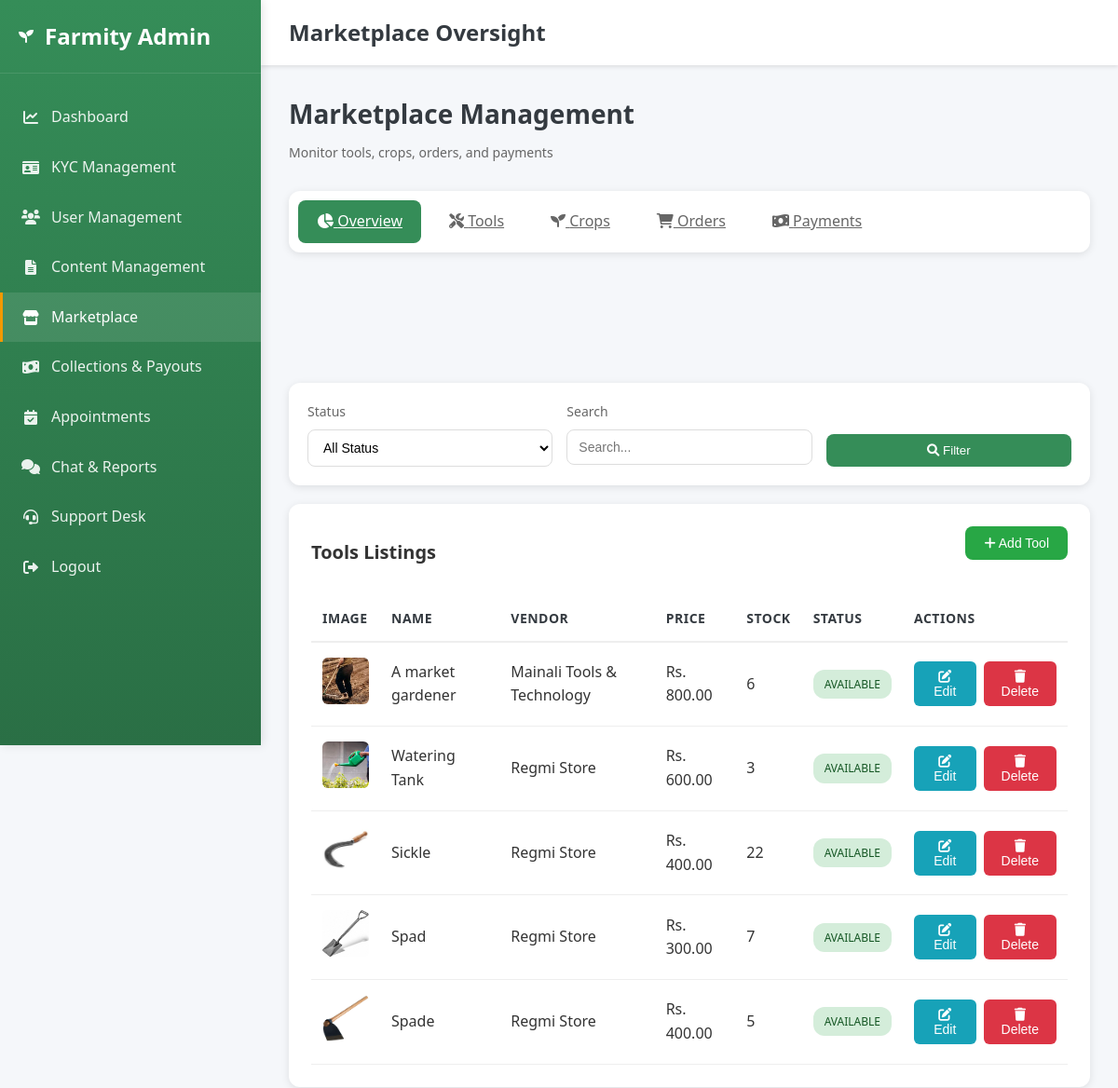
The page /admin-dashboard/marketplace/ (signed in, upper part) on the database as committed earlier.
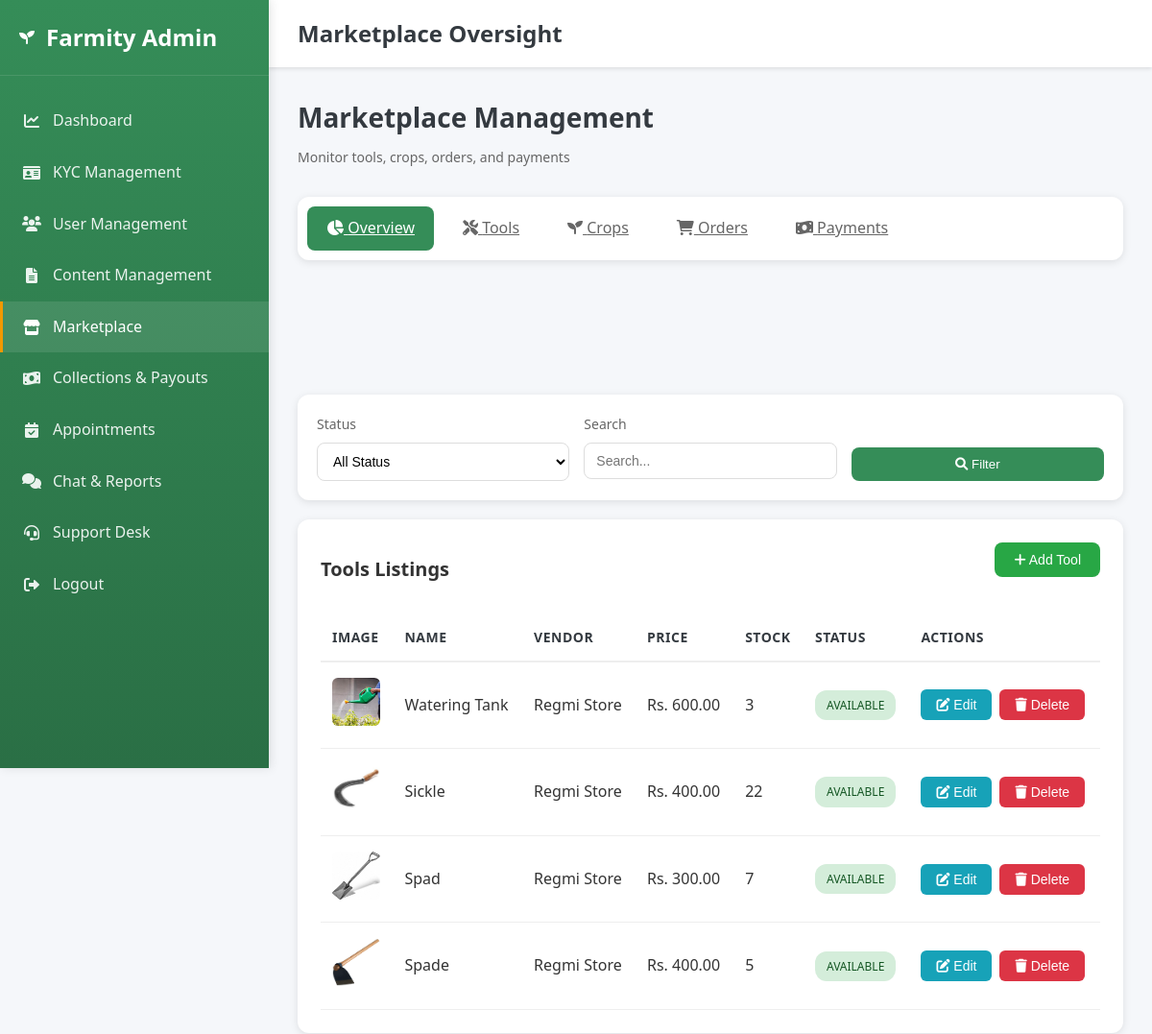
The same page on the database as committed later.
### accounts/models.py (models this page shows, shortened)
class VendorTool(models.Model):
    vendor = models.ForeignKey(VendorProfile, on_delete=models.CASCADE, related_name='tools')
    name = models.CharField(max_length=255)
    description = models.TextField(blank=True, null=True)
    stock_quantity = models.PositiveIntegerField(default=0)
    price = models.DecimalField(max_digits=12, decimal_places=2)
    image = models.ImageField(upload_to='tool_images/', blank=True, null=True)
    is_available = models.BooleanField(default=True)
    created_at = models.DateTimeField(auto_now_add=True)
    class Meta:
        ordering = ('-created_at',)

class VendorProfile(models.Model):
    user = models.OneToOneField(User, on_delete=models.CASCADE, related_name='vendor_profile')
    company_name = models.CharField(max_length=255, blank=True, null=True)
    logo = models.ImageField(upload_to='vendor_logos/', blank=True, null=True)
    address = models.TextField(blank=True, null=True)
    contact = models.CharField(max_length=20, blank=True, null=True)
    website = models.URLField(max_length=255, blank=True, null=True)
    business_type = models.CharField(max_length=100, blank=True, null=True, help_text="e.g., Equipment supplier, Seeds & fertilizers")
    description = models.TextField(blank=True, null=True, help_text="Business description")
    previous_released_amount = models.DecimalField(
        max_digits=12, decimal_places=2, default=0, blank=True,
        help_text="Earnings already released by admin before system tracking (e.g. 300)"
    )

class User(AbstractBaseUser, PermissionsMixin):
    ROLE_CHOICES = (
        ('admin', 'Admin'),
        ('buyer', 'Buyer'),
        ('farmer', 'Farmer'),
        ('agricultural_expert', 'Agricultural Expert'),
        ('vendor', 'Vendor'),
    )
    GENDER_CHOICES = (
        ('male', 'Male'),
        ('female', 'Female'),
        ('other', 'Other'),
    )
    email = models.EmailField(unique=True)
    phone = models.CharField(max_length=10, unique=True, blank=True, null=True)
    gender = models.CharField(max_length=10, choices=GENDER_CHOICES, blank=True, null=True)
    role = models.CharField(max_length=20, choices=ROLE_CHOICES, default='buyer')
    is_active = models.BooleanField(default=True)
    email_verified = models.BooleanField(default=False)
    is_verified = models.BooleanField(default=False)
    is_staff = models.BooleanField(default=False)
    date_joined = models.DateTimeField(auto_now_add=True)
    objects = UserManager()
    USERNAME_FIELD = 'email'
    REQUIRED_FIELDS = []

### accounts/views.py (the view, shortened to what this page needs)
# urls.py: path('admin-dashboard/marketplace/', admin_marketplace_oversight, name='admin_marketplace_oversight'),
@login_required
def admin_marketplace_oversight(request):
    if request.user.role != 'admin':
        return _redirect_to_role_home_response(request.user)
    section = request.GET.get('section', 'overview')  # 'overview', 'tools', 'crops', 'orders', 'payments'
    status_filter = request.GET.get('status', 'all')
    search_query = request.GET.get('search', '').strip()
    context = {}
    context['farmers'] = FarmerProfile.objects.select_related('user').all()
    context['vendors'] = VendorProfile.objects.select_related('user').all()
    if section == 'overview' or section == 'tools':
        tools = VendorTool.objects.select_related('vendor', 'vendor__user').order_by('-created_at')
        if status_filter == 'available':
            tools = tools.filter(is_available=True)
        elif status_filter == 'unavailable':
            tools = tools.filter(is_available=False)
        if search_query:
            tools = tools.filter(
                Q(name__icontains=search_query) |
                Q(vendor__company_name__icontains=search_query) |
                Q(vendor__user__email__icontains=search_query)
            )
        context['tools'] = tools
        context['total_tools'] = VendorTool.objects.count()
        context['available_tools'] = VendorTool.objects.filter(is_available=True, stock_quantity__gt=0).count()
    else:
        context['tools'] = VendorTool.objects.none()
        context['total_tools'] = VendorTool.objects.count()
        context['available_tools'] = VendorTool.objects.filter(is_available=True, stock_quantity__gt=0).count()
    if section == 'overview' or section == 'crops':
        crops = FarmerProduct.objects.select_related('farmer', 'farmer__user').order_by('-created_at')
        if status_filter == 'available':
            crops = crops.filter(is_available=True)
        elif status_filter == 'unavailable':
            crops = crops.filter(is_available=False)
        if search_query:
            crops = crops.filter(
                Q(name__icontains=search_query) |
                Q(farmer__name__icontains=search_query) |
                Q(farmer__user__email__icontains=search_query)
            )
        context['crops'] = crops
        context['total_crops'] = FarmerProduct.objects.count()
        context['available_crops'] = FarmerProduct.objects.filter(is_available=True).count()
    else:
        context['crops'] = FarmerProduct.objects.none()
        context['total_crops'] = FarmerProduct.objects.count()
        context['available_crops'] = FarmerProduct.objects.filter(is_available=True).count()
    if section == 'overview' or section == 'orders':
        orders = Order.objects.select_related('buyer', 'tool', 'tool__vendor', 'crop', 'crop__farmer').order_by('-created_at')
        if status_filter != 'all':
            orders = orders.filter(status=status_filter)
        context['orders'] = orders
        context['total_orders'] = Order.objects.count()
        context['pending_orders'] = Order.objects.filter(status=Order.STATUS_PENDING).count()
        context['completed_orders'] = Order.objects.filter(status=Order.STATUS_DELIVERED).count()
    if section == 'overview' or section == 'payments':
        orders = Order.objects.select_related('buyer', 'tool', 'crop').order_by('-created_at')
        total_revenue = Order.objects.aggregate(total=Sum('total_amount'))['total'] or 0
        completed_payments = Order.objects.filter(payment_status=Order.PAYMENT_STATUS_COMPLETED).count()
        pending_payments = Order.objects.filter(payment_status=Order.PAYMENT_STATUS_PENDING).count()
        failed_payments = Order.objects.filter(payment_status=Order.PAYMENT_STATUS_FAILED).count()
        if status_filter != 'all':
            orders = orders.filter(payment_status=status_filter)
        if search_query:
            orders = orders.filter(
                Q(buyer__email__icontains=search_query) |
                Q(tool__name__icontains=search_query) |
                Q(crop__name__icontains=search_query)
            )
        context['payment_orders'] = orders
        context['total_revenue'] = float(total_revenue)
        context['completed_payments'] = completed_payments
        context['pending_payments'] = pending_payments
        context['failed_payments'] = failed_payments
    context['section'] = section
    context['status_filter'] = status_filter
    context['search_query'] = search_query
    return render(request, 'admin_marketplace_oversight.html', context)

### templates/admin_marketplace_oversight.html (shortened to what the changed rows need)
<!DOCTYPE html>
<html lang="en">
<head>
    <link rel="stylesheet" href="/static/css/style.css">
    <link href="https://cdnjs.cloudflare.com/ajax/libs/font-awesome/6.0.0/css/all.min.css" rel="stylesheet">
</head>
<body>
    <aside class="sidebar">
        <div class="sidebar-header">
            <h2>Farmity Admin</h2>
        </div>
    </aside>
    <div class="main-content">
        <header class="top-header">
            <h1 class="header-title">Marketplace Oversight</h1>
        </header>
        <div class="dashboard-content">
            <div class="page-header">
                <h2 class="page-title">Marketplace Management</h2>
            </div>
            {% if section == 'overview' or section == 'tools' %}
            <div class="table-container">
                {% if tools %}
                <table class="data-table">
                    <thead>
                        <tr>
                            <th>Image</th>
                            <th>Name</th>
                            <th>Vendor</th>
                            <th>Price</th>
                            <th>Stock</th>
                            <th>Status</th>
                            <th>Actions</th>
                        </tr>
                    </thead>
                    <tbody>
                        {% for tool in tools %}
                        <tr>
                            <td>
                                {% if tool.image %}
                                <img src="{{ tool.image.url }}" alt="{{ tool.name }}" class="item-image">
                                {% else %}
                                <div class="item-image" style="background: #eee; display: flex; align-items: center; justify-content: center;">
                                    <i class="fas fa-tools"></i>
                                </div>
                                {% endif %}
                            </td>
                            <td>{{ tool.name }}</td>
                            <td>{{ tool.vendor.company_name|default:tool.vendor.user.email }}</td>
                            <td>Rs. {{ tool.price }}</td>
                            <td>{{ tool.stock_quantity }}</td>
                            <td>
                                <span class="status-badge {% if tool.is_available %}available{% else %}unavailable{% endif %}">
                                    {% if tool.is_available %}Available{% else %}Unavailable{% endif %}
                                </span>
                            </td>
                            <td>
                                <div class="action-buttons" style="display: flex; gap: 8px;">
                                    <button class="btn btn-edit" onclick="openEditToolModal({{ tool.id }}, '{{ tool.name|escapejs }}', '{{ tool.description|default:""|escapejs }}', {{ tool.vendor.id }}, {{ tool.price }}, {{ tool.stock_quantity }}, {{ tool.is_available|yesno:"true,false" }})" style="background: var(--info); color: white; padding: 8px 16px; border: none; border-radius: 6px; cursor: pointer; font-size: 14px; font-weight: 500;">
                                        <i class="fas fa-edit"></i> Edit
                                    </button>
                                    <button class="btn btn-delete" onclick="confirmDeleteTool({{ tool.id }}, '{{ tool.name|escapejs }}')" style="background: var(--danger); color: white; padding: 8px 16px; border: none; border-radius: 6px; cursor: pointer; font-size: 14px; font-weight: 500;">
                                        <i class="fas fa-trash"></i> Delete
                                    </button>
                                </div>
                            </td>
                        </tr>
                        {% endfor %}
                    </tbody>
                </table>
                {% else %}
                <p style="text-align: center; padding: 40px; color: #999;">No tools found</p>
                {% endif %}
            </div>
            {% endif %}
        </div>
    </div>
</body>
</html>

Rows that differ between the two databases and show on the page:
removed VendorTool: image (picture), name "A market gardener", vendor.company_name "Mainali Tools & Technology", price "800.00", stock_quantity "6", is_available "AVAILABLE"
